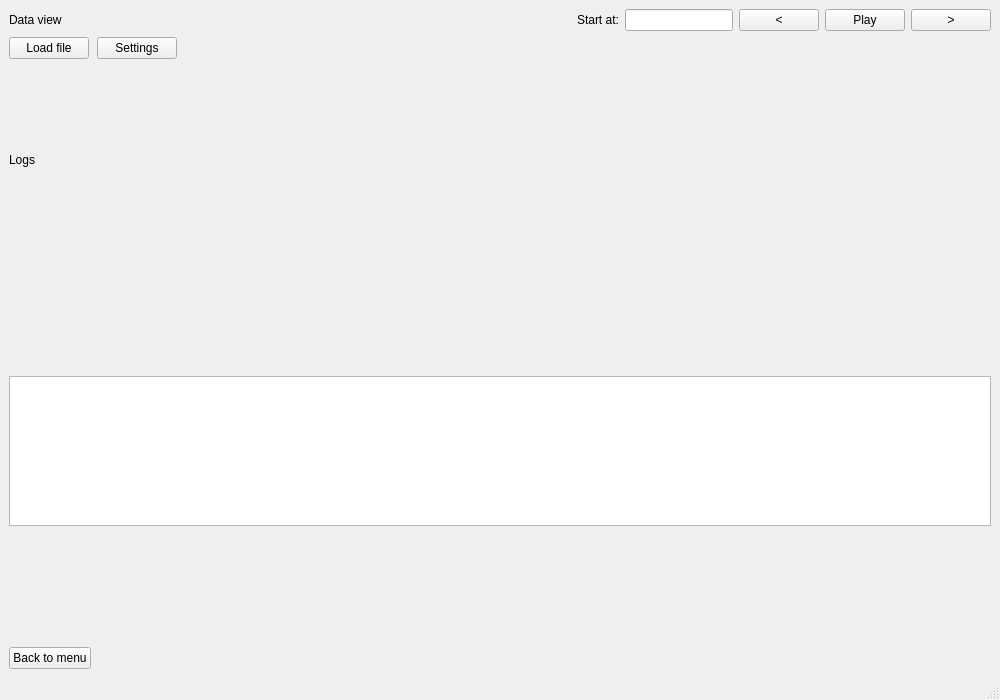
<?xml version="1.0" encoding="UTF-8"?>
<ui version="4.0">
 <class>MainWindow</class>
 <widget class="QMainWindow" name="MainWindow">
  <property name="geometry">
   <rect>
    <x>0</x>
    <y>0</y>
    <width>1000</width>
    <height>700</height>
   </rect>
  </property>
  <property name="windowTitle">
   <string>Arrhythmia Prediction</string>
  </property>
  <widget class="QWidget" name="centralwidget">
   <layout class="QGridLayout" name="gridLayout">
    <item row="5" column="1">
     <widget class="QPushButton" name="settings_button">
      <property name="sizePolicy">
       <sizepolicy hsizetype="Maximum" vsizetype="Fixed">
        <horstretch>0</horstretch>
        <verstretch>0</verstretch>
       </sizepolicy>
      </property>
      <property name="text">
       <string>Settings</string>
      </property>
     </widget>
    </item>
    <item row="5" column="0">
     <widget class="QPushButton" name="load_button">
      <property name="sizePolicy">
       <sizepolicy hsizetype="Maximum" vsizetype="Fixed">
        <horstretch>0</horstretch>
        <verstretch>0</verstretch>
       </sizepolicy>
      </property>
      <property name="text">
       <string>Load file</string>
      </property>
     </widget>
    </item>
    <item row="0" column="0">
     <widget class="QLabel" name="label_2">
      <property name="text">
       <string>Data view</string>
      </property>
     </widget>
    </item>
    <item row="0" column="4">
     <widget class="QLineEdit" name="start_line">
      <property name="sizePolicy">
       <sizepolicy hsizetype="Maximum" vsizetype="Fixed">
        <horstretch>0</horstretch>
        <verstretch>0</verstretch>
       </sizepolicy>
      </property>
     </widget>
    </item>
    <item row="0" column="6">
     <widget class="QPushButton" name="play_button">
      <property name="sizePolicy">
       <sizepolicy hsizetype="Maximum" vsizetype="Fixed">
        <horstretch>0</horstretch>
        <verstretch>0</verstretch>
       </sizepolicy>
      </property>
      <property name="text">
       <string>Play</string>
      </property>
     </widget>
    </item>
    <item row="9" column="0">
     <widget class="QPushButton" name="back_button">
      <property name="sizePolicy">
       <sizepolicy hsizetype="Maximum" vsizetype="Fixed">
        <horstretch>0</horstretch>
        <verstretch>0</verstretch>
       </sizepolicy>
      </property>
      <property name="text">
       <string>Back to menu</string>
      </property>
     </widget>
    </item>
    <item row="7" column="0" rowspan="2" colspan="8">
     <widget class="QTextEdit" name="textEdit">
      <property name="sizePolicy">
       <sizepolicy hsizetype="Expanding" vsizetype="Expanding">
        <horstretch>0</horstretch>
        <verstretch>0</verstretch>
       </sizepolicy>
      </property>
      <property name="maximumSize">
       <size>
        <width>16777215</width>
        <height>150</height>
       </size>
      </property>
      <property name="readOnly">
       <bool>true</bool>
      </property>
     </widget>
    </item>
    <item row="0" column="5">
     <widget class="QPushButton" name="go_prev_button">
      <property name="sizePolicy">
       <sizepolicy hsizetype="Maximum" vsizetype="Fixed">
        <horstretch>0</horstretch>
        <verstretch>0</verstretch>
       </sizepolicy>
      </property>
      <property name="text">
       <string>&lt;</string>
      </property>
     </widget>
    </item>
    <item row="6" column="0">
     <widget class="QLabel" name="label">
      <property name="text">
       <string>Logs</string>
      </property>
     </widget>
    </item>
    <item row="0" column="7">
     <widget class="QPushButton" name="go_next_button">
      <property name="sizePolicy">
       <sizepolicy hsizetype="Maximum" vsizetype="Fixed">
        <horstretch>0</horstretch>
        <verstretch>0</verstretch>
       </sizepolicy>
      </property>
      <property name="text">
       <string>&gt;</string>
      </property>
     </widget>
    </item>
    <item row="0" column="3">
     <widget class="QLabel" name="start_label">
      <property name="sizePolicy">
       <sizepolicy hsizetype="Maximum" vsizetype="Preferred">
        <horstretch>0</horstretch>
        <verstretch>0</verstretch>
       </sizepolicy>
      </property>
      <property name="text">
       <string>Start at:</string>
      </property>
     </widget>
    </item>
   </layout>
  </widget>
  <widget class="QMenuBar" name="menubar">
   <property name="geometry">
    <rect>
     <x>0</x>
     <y>0</y>
     <width>1000</width>
     <height>26</height>
    </rect>
   </property>
  </widget>
  <widget class="QStatusBar" name="statusbar"/>
 </widget>
 <resources/>
 <connections/>
</ui>
